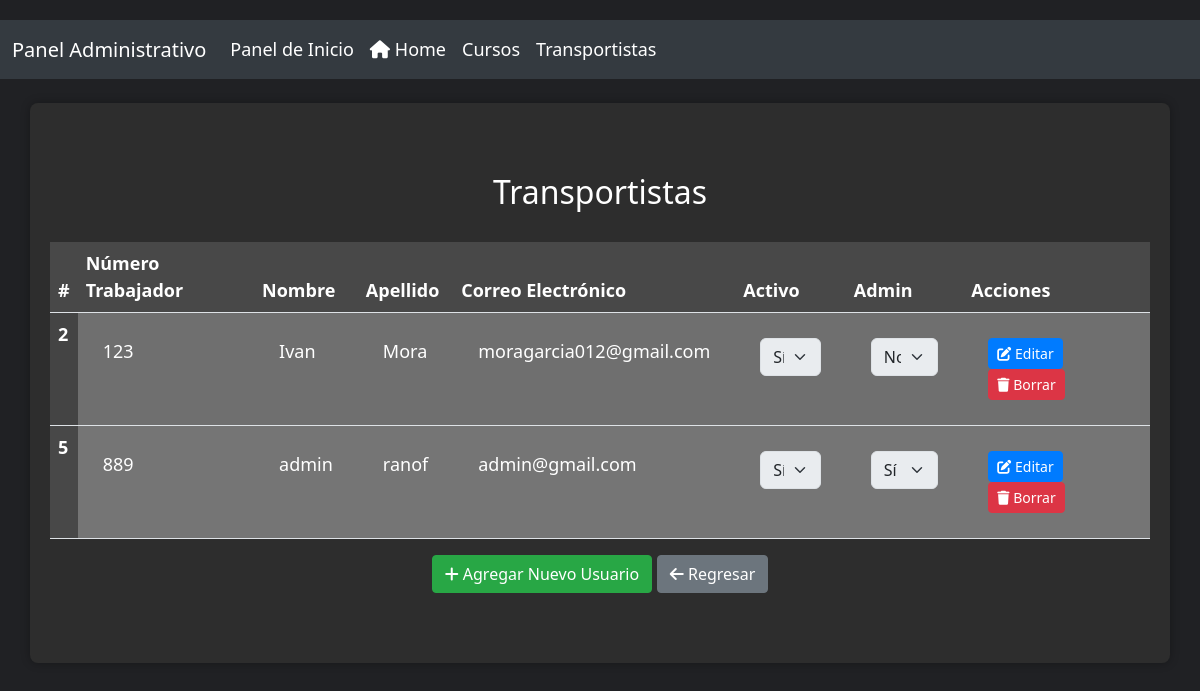
The app's page /admin/admin_transportistas.php (signed in) with its own data.
### tables this page shows
CREATE TABLE `transportistas`  (
  `ID` int(11) NOT NULL AUTO_INCREMENT,
  `NumeroTrabajador` varchar(50) NULL DEFAULT NULL,
  `Nombre` varchar(255) NULL DEFAULT NULL,
  `Apellido` varchar(255) NULL DEFAULT NULL,
  `Contraseña` varchar(255) NULL DEFAULT NULL,
  `Imagen` varchar(255) NULL DEFAULT NULL,
  `CorreoElectronico` varchar(255) NULL DEFAULT NULL,
  `EstaActivo` tinyint(1) NULL DEFAULT NULL,
  `EsAdmin` tinyint(1) NULL DEFAULT 0,
  PRIMARY KEY (`ID`) USING BTREE
);

### admin/admin_transportistas.php (the view, shortened to what this page needs)
<?php
require_once '../Conexion/conectar.php';
$user_id = $_SESSION['user_id'];
$stmt = mysqli_prepare($cn, "SELECT EsAdmin FROM transportistas WHERE ID = ?");
mysqli_stmt_bind_param($stmt, "i", $user_id);
mysqli_stmt_execute($stmt);
mysqli_stmt_bind_result($stmt, $es_admin);
$stmt = mysqli_prepare($cn, "SELECT ID, NumeroTrabajador, Nombre, Apellido, CorreoElectronico, EstaActivo, EsAdmin FROM transportistas");
mysqli_stmt_execute($stmt);
mysqli_stmt_bind_result($stmt, $id, $numero_trabajador, $nombre, $apellido, $correo_electronico, $esta_activo, $es_admin);
$transportistas = [];
while (mysqli_stmt_fetch($stmt)) {
    $transportistas[] = [
        'ID' => $id,
        'NumeroTrabajador' => $numero_trabajador,
        'Nombre' => $nombre,
        'Apellido' => $apellido,
        'CorreoElectronico' => $correo_electronico,
        'EstaActivo' => $esta_activo,
        'EsAdmin' => $es_admin
    ];
}
?>
<!DOCTYPE html>
<html lang="es">
<head>
    <link href="https://cdnjs.cloudflare.com/ajax/libs/font-awesome/6.0.0-beta3/css/all.min.css" rel="stylesheet">
    <link href="https://cdn.jsdelivr.net/npm/bootstrap@5.3.0/dist/css/bootstrap.min.css" rel="stylesheet">
    <link rel="stylesheet" href="admin/styles/styles.css">
</head>
<body>
    <nav class="navbar navbar-expand-lg navbar-dark">
        <div class="container-fluid">
            <a class="navbar-brand" href="#">Panel Administrativo</a>
            <div class="collapse navbar-collapse" id="navbarNav">
                <ul class="navbar-nav">
                    <li class="nav-item">
                        <a class="nav-link" href="../admin.php">Panel de Inicio</a>
                    </li>
                    <li class="nav-item">
                        <a class="nav-link" href="../home.php"><i class="fas fa-home"></i> Home</a>
                    </li>
                    <li class="nav-item">
                        <a class="nav-link" href="admin_cursos.php">Cursos</a>
                    <li class="nav-item">
                        <a class="nav-link" href="admin_transportistas.php">Transportistas</a>
                    </li>
                </ul>
            </div>
        </div>
    </nav>
    <div class="container mt-4">
        <h2 class="table-title">Transportistas</h2>
        <table class="table table-striped">
            <thead>
                <tr>
                    <th scope="col">#</th>
                    <th scope="col">Número Trabajador</th>
                    <th scope="col">Nombre</th>
                    <th scope="col">Apellido</th>
                    <th scope="col">Correo Electrónico</th>
                    <th scope="col">Activo</th>
                    <th scope="col">Admin</th>
                    <th scope="col">Acciones</th>
                </tr>
            </thead>
            <tbody>
                <?php
                foreach ($transportistas as $transportista) {
                    echo '<tr>';
                    echo '<th scope="row">' . $transportista['ID'] . '</th>';
                    echo '<td style="padding: 25px; background-color: #757575; color: #ffffff;">' . $transportista['NumeroTrabajador'] . '</td>';
                    echo '<td style="padding: 25px; background-color: #757575; color: #ffffff;">' . $transportista['Nombre'] . '</td>';
                    echo '<td style="padding: 25px; background-color: #757575; color: #ffffff;">' . $transportista['Apellido'] . '</td>';
                    echo '<td style="padding: 25px; background-color: #757575; color: #ffffff;">' . $transportista['CorreoElectronico'] . '</td>';
                    echo '<td style="padding: 25px; background-color: #757575; color: #ffffff;">';
                    echo '<select class="form-select" aria-label="Estado Activo" disabled>';
                    echo '<option selected>' . ($transportista['EstaActivo'] ? 'Sí' : 'No') . '</option>';
                    echo '</select>';
                    echo '</td>';
                    echo '<td style="padding: 25px; background-color: #757575; color: #ffffff;">';
                    echo '<select class="form-select" aria-label="Es Admin" disabled>';
                    echo '<option selected>' . ($transportista['EsAdmin'] ? 'Sí' : 'No') . '</option>';
                    echo '</select>';
                    echo '</td>';
                    echo '<td style="padding: 25px; background-color: #757575;">';
                    echo '<a href="editar_transportista.php?id=' . $transportista['ID'] . '" class="btn btn-primary btn-sm"><i class="fas fa-edit"></i> Editar</a>';
                    echo ' <a href="#" onclick="confirmDelete(' . $transportista['ID'] . ')" class="btn btn-danger btn-sm"><i class="fas fa-trash"></i> Borrar</a>';
                    echo '</td>';
                    echo '</tr>';
                }
                ?>
            </tbody>
        </table>
        <div class="text-end">
            <a href="agregar_transportista.php" class="btn btn-success"><i class="fas fa-plus"></i> Agregar Nuevo Usuario</a>
            <a href="../admin.php" class="btn btn-secondary"><i class="fas fa-arrow-left"></i> Regresar</a>
        </div>
    </div>
</body>
</html>

### admin/styles/styles.css (style rules this page uses)
body { background-color: #1e1e2d; color: #ffffff; font-size: 18px; }
.navbar { background-color: #2c2c38; }
.navbar-brand, .nav-link { color: #ffffff; }
.container { display: flex; justify-content: center; align-items: center; flex-direction: column; min-height: 70vh; }
a { color: inherit; text-decoration: none; }

### admin/admin_transportistas.php (style rules this page uses)
body { background-color: #202124; color: #ffffff; padding-top: 20px; padding-bottom: 20px; }
.navbar { background-color: #343a40 !important; }
.container { background-color: #2d2d2d; border-radius: 8px; padding: 20px; box-shadow: 0px 0px 10px rgba(0, 0, 0, 0.3); }
.table { background-color: #373737; color: #ffffff; }
.table th { background-color: #484848; color: #ffffff; }
.table td { background-color: #9E9E9E; color: #ffffff; }
.table thead { background-color: #343a40; }
.table-title { margin-bottom: 30px; }
.btn { border-radius: 4px; }
.btn-primary { background-color: #007bff; border-color: #007bff; }
.btn-danger { background-color: #dc3545; border-color: #dc3545; }
.btn-success { background-color: #28a745; border-color: #28a745; }

### records on screen
transportistas: ID "2", NumeroTrabajador "123", Nombre "Ivan", Apellido "Mora", CorreoElectronico "moragarcia012@gmail.com", EstaActivo "Sí", EsAdmin "No"
transportistas: ID "5", NumeroTrabajador "889", Nombre "admin", Apellido "ranof", CorreoElectronico "admin@gmail.com", EstaActivo "Sí", EsAdmin "Sí"
